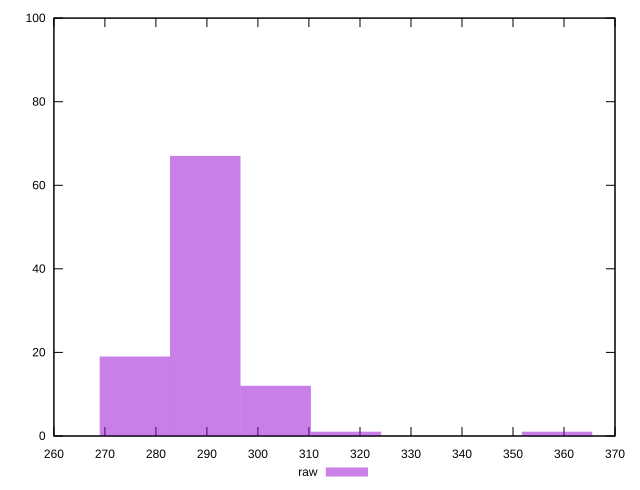

The script that saved this image:
reset
set terminal svg size 640, 490 enhanced background rgb 'white'
set output "report_00007_2020-12-11T15:55:29.892Z/max-potential-fid/samples/pages/raw/histogram.svg"

$raw <<EOF
358.158554956594 1
289.2819097726336 67
275.5065807358415 19
303.05723880942566 12
316.8325678462177 1
EOF

set key outside below
set boxwidth 13.775329036792076
set yrange [0:100]
set style fill transparent solid 0.5 noborder

plot \
  $raw title "raw" with boxes, \


reset
